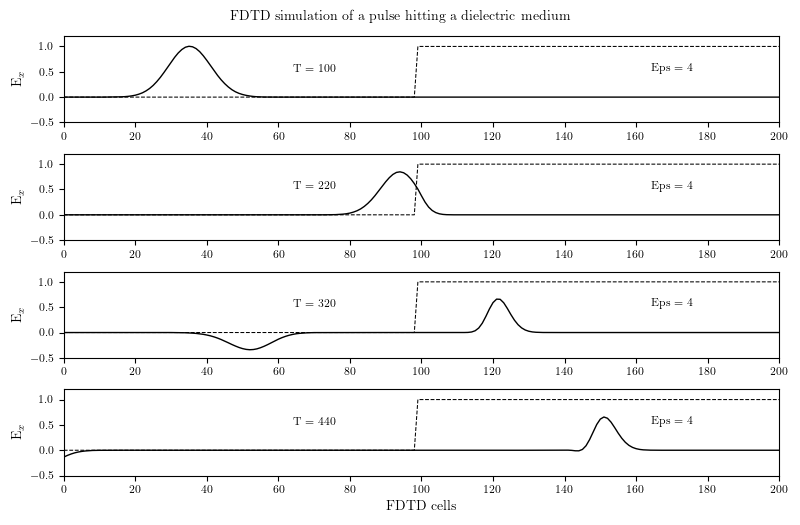

Write the Julia code that produced this figure.
#!/usr/bin/env julia
# File: fd1d_1_3.jl
# Name: D.Saravanan
# Date: 21/10/2021

""" Simulation of a pulse hitting a dielectric medium """

import PyPlot
const plt = PyPlot
plt.rc("text", usetex = "True")
plt.rc("pgf", texsystem = "pdflatex")
plt.rc("font", family = "serif", weight = "normal", size = 8)
plt.rc("axes", labelsize = 10, titlesize = 10)
plt.rc("figure", titlesize = 10)
using LaTeXStrings

ke = 202
ex = zeros(ke)
hy = zeros(ke)

# Pulse parameters
t0 = 40
spread = 12

boundary_low = [0.0, 0.0]
boundary_high = [0.0, 0.0]

# Create Dielectric Profile
epsilon = 4
cb = ones(ke)
cb = 0.5 * cb
cb[100:end] .= 0.5 / epsilon

nsteps = 440

# desired points for plotting
points = [
    Dict("num_steps" => 100, "data" => nothing, "label" => " "),
    Dict("num_steps" => 220, "data" => nothing, "label" => " "),
    Dict("num_steps" => 320, "data" => nothing, "label" => " "),
    Dict("num_steps" => 440, "data" => nothing, "label" => "FDTD cells"),
]

# FDTD loop
for time_step = 1:nsteps

    # calculate the Ex field
    for k = 2:ke
        ex[k] = ex[k] + cb[k] * (hy[k-1] - hy[k])
    end

    # put a Gaussian pulse in the middle
    ex[6] = ex[6] + exp(-0.5 * ((t0 - time_step) / spread)^2)

    # absorbing boundary conditions
    ex[1] = popfirst!(boundary_low)
    push!(boundary_low, ex[2])
    ex[ke-1] = popfirst!(boundary_high)
    push!(boundary_high, ex[ke-2])

    # calculate the Hy field
    for k = 1:(ke-1)
        hy[k] = hy[k] + 0.5 * (ex[k] - ex[k+1])
    end

    # save data at certain points for plotting
    for plot_data in points
        if time_step == plot_data["num_steps"]
            plot_data["data"] = copy(ex)
        end
    end

end

fig = plt.figure(figsize = (8, 5.25))
fig.suptitle(raw"FDTD simulation of a pulse hitting a dielectric medium")


function plotting(ax, data, timestep, label)
    """plot of E field at a single time step"""
    ax.plot(data, "k", linewidth = 1)
    ax.plot((0.5 ./ cb .- 1) ./ 3, "k--", linewidth = 0.75)
    ax.set(xlim = (0, 200), ylim = (-0.2, 1.2), xlabel = "$label", ylabel = L"E$_x$")
    ax.set(xticks = 0:20:200, yticks = -0.5:0.5:1.2)
    ax.text(70, 0.5, "T = $timestep", horizontalalignment = "center")
    ax.text(170, 0.5, "Eps = $epsilon", horizontalalignment = "center")
end


for (subplot_num, plot_data) in enumerate(points)
    ax = fig.add_subplot(4, 1, subplot_num)
    plotting(ax, plot_data["data"], plot_data["num_steps"], plot_data["label"])
end

plt.tight_layout()
plt.savefig("fd1d_1_3.png")
